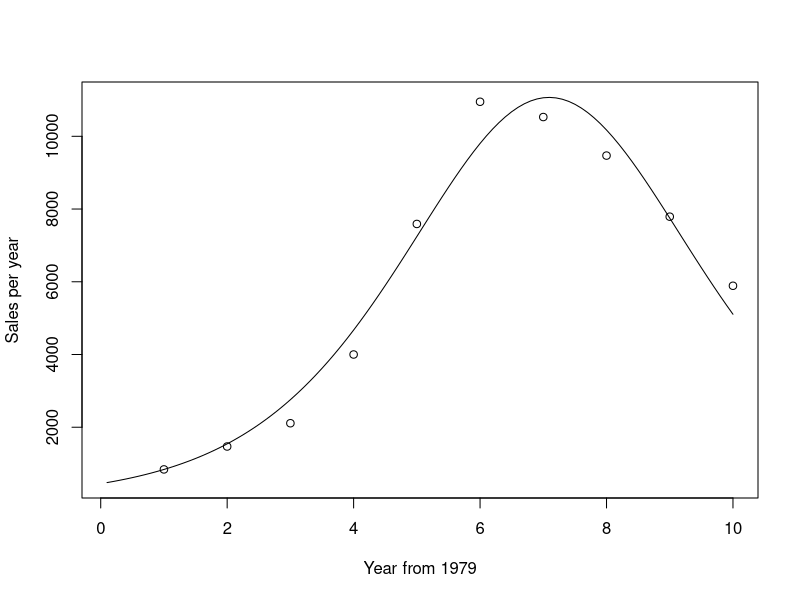

Generate this figure with R: (Note: this script raises an error after producing the figure.)
T79 <- 1:10
Tdelt <- (1:100) / 10
Sales <- c(840, 1470, 2110, 4000, 7590, 10950, 10530, 9470, 7790, 5890)
Cusales <- cumsum(Sales)
Bass.nls <- nls(Sales ~ M * (((P+Q)^2 / P)* exp(-(P+Q) * T79))/(1+(Q/P) * exp(-(P + Q) * T79)) ^ 2, start=list(M=60630, P=0.03, Q=0.38))
summary(Bass.nls)


Bcoef <- coef(Bass.nls)
m <- Bcoef[1]
p <- Bcoef[2]
q <- Bcoef[3]
ngete <- exp(-(p+q) * Tdelt)
Bpdf <- m * ((p + q) ^ 2 / p)*ngete / (1 + (q/p) * ngete) ^ 2
plot(Tdelt, Bpdf, xlab="Year from 1979", ylab="Sales per year", type="l")
points(T79, Sales)
Bcdf <- m * (1 - ngete) / (1 + (q/p) * ngete)
plot(Tdelt, Bcfg, xlab="Year from 1979", ylab="Cumulative sales", type="l")

points(T79, Cusales)

